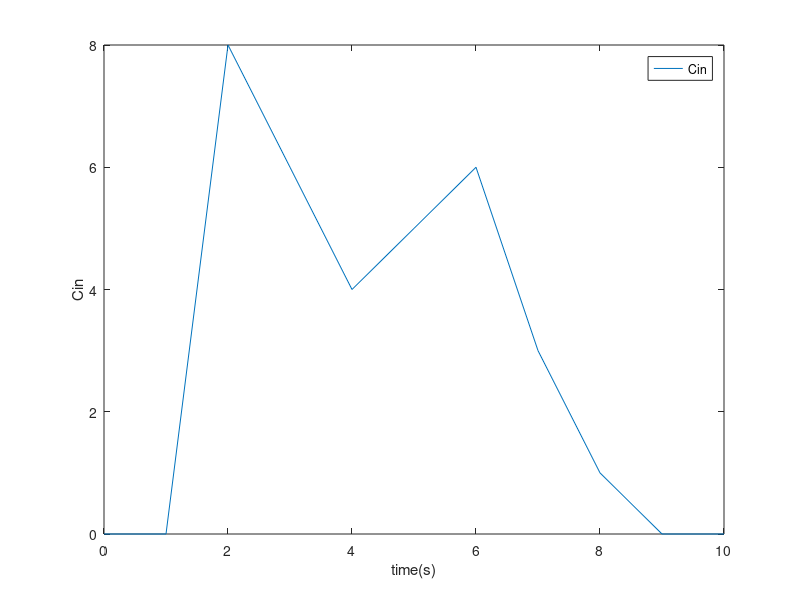
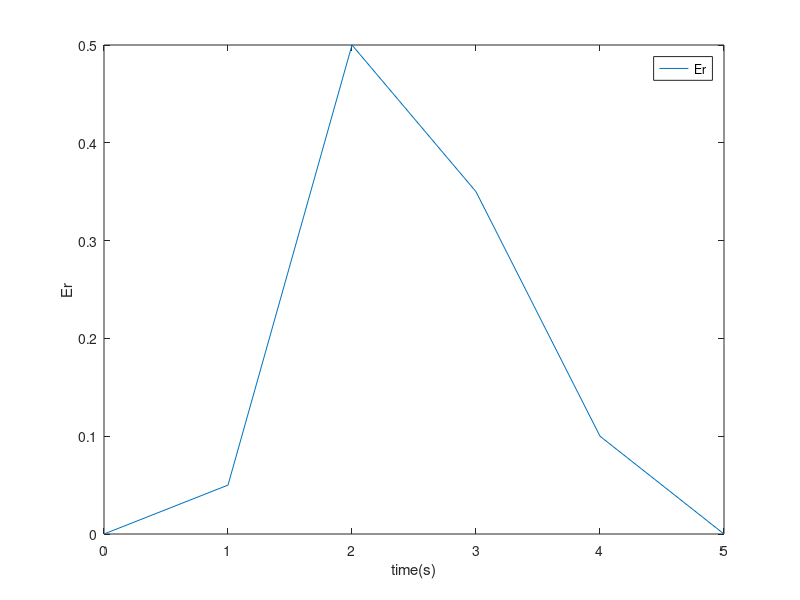
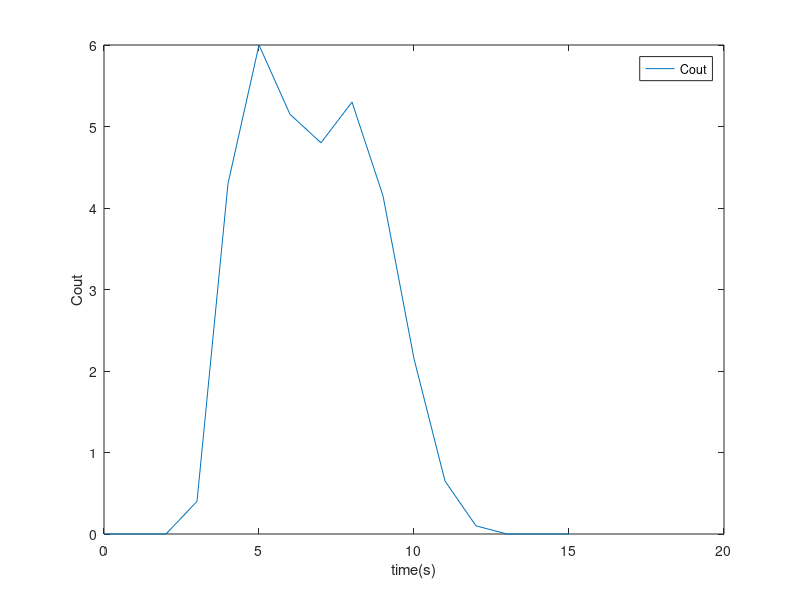

MATLAB code for these plots, in order:

clc 
Cin=[0 0 8 6 4 5 6 3 1 0 0]; % Input signal to the reactor
tin=[0 1 2 3 4 5 6 7 8 9 10]; % Time vector associated to Cin
Er=[0 0.05 0.5 0.35 0.1 0]; % RTD distribution in the reactor
tr=[0 1 2 3 4 5]; % Time vector associated to E
inct=tr(2)-tr(1); % Time increment for Cin and E
m=length(Er); % Dimension of vector E
n=length(Cin); % Dimension of vector Cin
A=zeros(m,n); % Initializing the matrix
for i=1:n
A(i:(m-1)+i,i)=Er % Construction of the matrix convolution
end
Cout=(A*Cin')'; % Calculation of the convoluted curve
% Calculation of time vector for the convoluted curve:
t0convolution=(tin(1)+tr(1)); % Initial time for the convoluted curve
tendconvolution=(tin(n)+tr(m)); % Final time for the convoluted curve
tconvolution=t0convolution:inct:tendconvolution;
% Time vector for the convoluted curve
figure(1)
plot(tin,Cin)
legend('Cin')
xlabel('time(s)')
ylabel ('Cin')
figure(2)
plot(tr,Er)
legend('Er')
xlabel('time(s)')
ylabel ('Er')
figure(3)
plot(tconvolution,Cout)
legend('Cout')
xlabel('time(s)')
ylabel ('Cout')